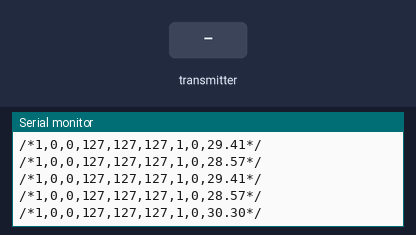
This sketch was run on a simulated Arduino Uno, built with avr-gcc and run on an emulated ATmega328P. Parts: the last lines printed to the serial monitor. The inputs (shaded band) are chosen by the test bench. No radio packets arrive unless stated.

Above: at 1.7 s.
1.8 s: the transmitter starts sending throttle = 64
At 2.7 s:
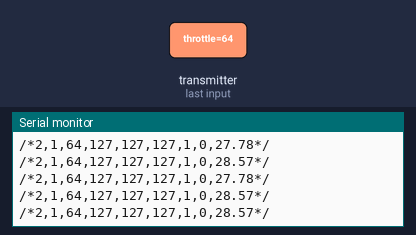
4.8 s: the transmitter starts sending yaw = 0
At 5.6 s:
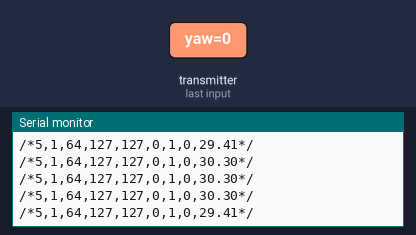
7.8 s: the transmitter starts sending pitch = 0
At 8.8 s:
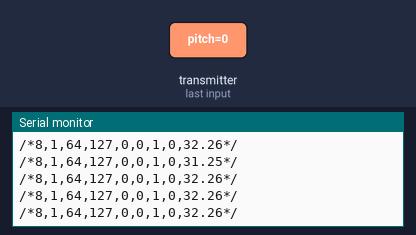
10.8 s: the transmitter starts sending roll = 0
At 11.5 s:
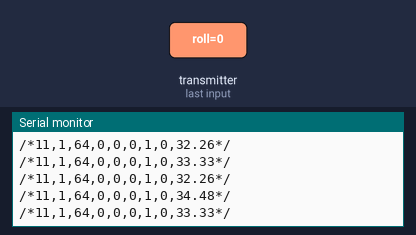
13.8 s: the transmitter starts sending AUX1 = 64
At 14.5 s:
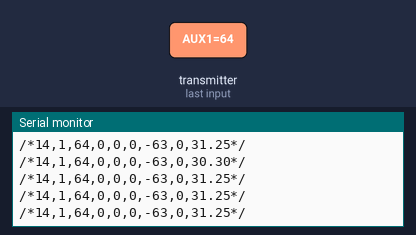
16.8 s: the transmitter starts sending AUX2 = 128
At 17.4 s:
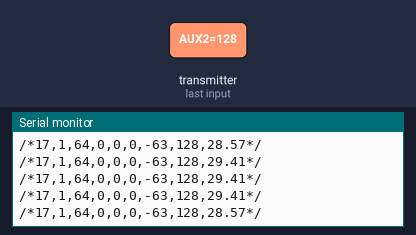
Timing chart, 0 to 19.8 s (numbered marks = the images above; inputs shaded):
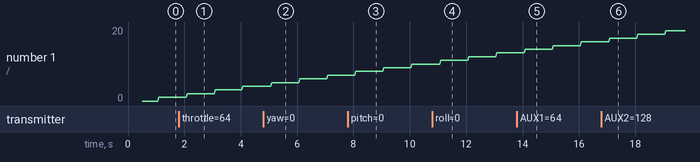

The sketch:

receiver_to_test_transmitter.ino
```cpp
#include <SPI.h>
#include <nRF24L01.h>
#include <RF24.h>

/*  Address through which two modules communicate.
    The pipe address does not have to be “alex0”,
    it can be any 5-character string such as “0s08d”
    as long as the transmitter and receiver both use the same address.
*/
// const byte address[6] = "alex0";
const uint64_t address = 0xE8E8F0F0E1LL;

RF24 radio(6, 9); // CE , CSN pins

float loop_freq = 0; // Hz

// The sizeof this struct should not exceed 32 bytes
// This gives us up to 32 8 bits channels
struct MyData {
  byte throttle;
  byte yaw;
  byte pitch;
  byte roll;
  byte AUX1;
  byte AUX2;
};
MyData data;

float c_time; //current time
float prev_time, elapsed_time;
unsigned long lastRecvTime = 0; //last time we received commands from transmitter

void setup(){

    //Initialization
    //Serial
    Serial.begin(9600);
    //Radio for nrf24
    radio.begin();
    radio.setAutoAck(false);
    radio.setDataRate(RF24_250KBPS); // Both endpoints must have this set the same
    radio.openReadingPipe(1, address); //set receiving address
    radio.startListening(); //Set module as receiver
    resetRFData();

    //Start counting time in milliseconds
    c_time = millis();

    delay(500);
}

void loop(){

    //Keeping track of time
    prev_time = c_time;
    c_time = millis();
    elapsed_time = (c_time - prev_time); //time passed in [msec]

    //Receiving data from transmitter
    recvData();

    //Calc loop freq
    loop_freq = 1 / elapsed_time * 1000; //Hz

    //Serial Monitor Data Output
    serialPrintData();
}


//---------- ASSISTING FUNCTIONS -------------

/*
    Data Export for Serial Studio
*/
void serialPrintData(){

    // ORDER:
    // time(1), received_flag(2), data.throttle(3), data.roll(4), data.pitch(5), data.yaw(6), data.AUX1(7), data.AUX2(8), loop_freq(9)

    Serial.print("/*");
    Serial.print(millis()/1000); //sec since system started
    Serial.print(",");
    Serial.print(millis() - lastRecvTime < 100?1:0);
    Serial.print(",");
    Serial.print(data.throttle);
    Serial.print(",");
    Serial.print(data.roll);
    Serial.print(",");
    Serial.print(data.pitch);
    Serial.print(",");
    Serial.print(data.yaw);
    Serial.print(",");
    Serial.print(1- data.AUX1);
    Serial.print(",");
    Serial.print(data.AUX2);
    Serial.print(",");
    Serial.print(loop_freq);
    Serial.println("*/");

}

/* "Safe" values to use when no radio input is detected.
   Throttle is 0 in order to stop the motors
   127 is the middle value (0 - 255)
*/
void resetRFData() {
    data.throttle = 0;
    data.yaw = 127;
    data.pitch = 127;
    data.roll = 127;
    data.AUX1 = 0;
    data.AUX2 = 0;
}

//If there are available data received then read them
void recvData(){
    if ( radio.available() ){
        radio.read(&data, sizeof(MyData));
        lastRecvTime = millis();
    }
    //Connection Lost?
    else if (millis() - lastRecvTime > 1000){
        //If no commands received for over 1 sec
        //Reset data to make drone hover in the air
        resetRFData();
    }
}
```

Measured:
- after the input at 1.8 s, the serial monitor: prints a new line after 0.09 s (image 1)
- after the input at 4.8 s, the serial monitor: prints a new line after 0.09 s (image 2)
- after the input at 7.8 s, the serial monitor: prints a new line after 0.09 s (image 3)
- after the input at 10.8 s, the serial monitor: prints a new line after 0.08 s (image 4)
- after the input at 13.8 s, the serial monitor: prints a new line after 0.09 s (image 5)
- after the input at 16.8 s, the serial monitor: prints a new line after 0.09 s (image 6)
